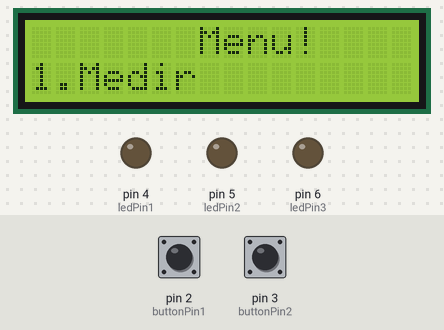
Simulated run of this sketch. Board: Arduino Uno, built with avr-gcc and run on an emulated ATmega328P. On the bench: 16×2 character LCD, output pins drawn as LEDs (lit = HIGH). The inputs (shaded band) are chosen by the test bench; at power-on: pin 2 (buttonPin1) HIGH, pin 3 (buttonPin2) HIGH.

Above: at 1.2 s.
1.3 s: pin 2 (buttonPin1) pulled LOW for 1 s
At 3.4 s:
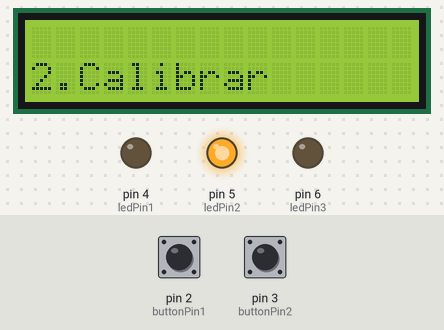
3.8 s: pin 3 (buttonPin2) pulled LOW for 0.15 s
At 4.2 s:
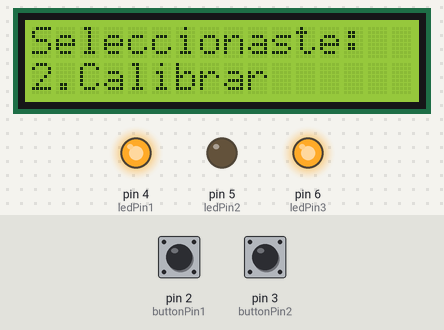
5.4 s: pin 2 (buttonPin1) pulled LOW for 0.15 s
At 6.2 s:
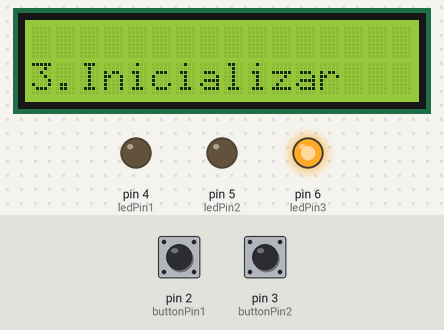
7.0 s: pin 3 (buttonPin2) pulled LOW for 1 s
At 8.0 s:
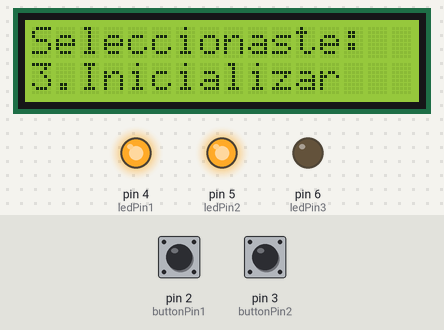
9.5 s: pin 2 (buttonPin1) pulled LOW for 3.2 s
At 13.5 s:
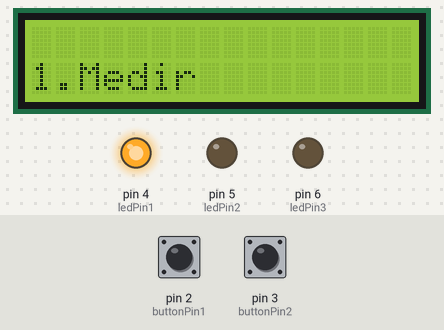
14.2 s: pin 3 (buttonPin2) pulled LOW for 0.15 s
At 15.8 s:
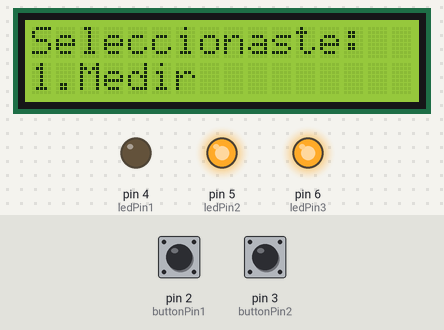
Timing chart, 0 to 16.8 s (numbered marks = the images above; inputs shaded):
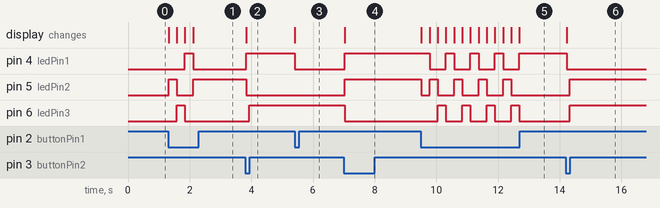

Measured:
- after the input at 1.3 s, pin 4 (ledPin1): LOW → HIGH after 0.55 s, → LOW 0.26 s later; pin 5 (ledPin2): LOW → HIGH at once, → LOW 0.27 s later, → HIGH 0.53 s later; pin 6 (ledPin3): LOW → HIGH after 0.28 s, → LOW 0.26 s later; the display: changes at once (image 1)
- after the input at 3.8 s, pin 4 (ledPin1): LOW → HIGH at once; pin 5 (ledPin2): HIGH → LOW at once; pin 6 (ledPin3): LOW → HIGH after 0.13 s; the display: changes at once (image 2)
- after the input at 5.4 s, pin 4 (ledPin1): HIGH → LOW at once; the display: changes at once (image 3)
- after the input at 7.0 s, pin 4 (ledPin1), pin 5 (ledPin2): LOW → HIGH at once; pin 6 (ledPin3): HIGH → LOW at once; the display: changes at once (image 4)
- after the input at 9.5 s, pin 4 (ledPin1): alternates HIGH for 0.26 s and LOW for 0.53 s, 8 changes in all, then stays HIGH, starting after 0.28 s; pin 5 (ledPin2): HIGH → LOW at once, then repeats every 0.80 s: HIGH 0.27 s, LOW 0.53 s, until it stays LOW from 12.4 s
- after the input at 14.2 s, pin 4 (ledPin1): HIGH → LOW at once; pin 5 (ledPin2), pin 6 (ledPin3): LOW → HIGH after 0.13 s; the display: changes at once (image 6)

The sketch:

displayLCD.ino
```cpp
#include <Wire.h>
#include <LiquidCrystal_I2C.h>

// Definir los pines de los botones y los LEDs
#define buttonPin1 2 //seleccion
#define buttonPin2 3 //confirmacion

#define ledPin1 4
#define ledPin2 5
#define ledPin3 6
// Crear una instancia del display LCD
LiquidCrystal_I2C lcd(0x27, 16, 2);

//Definir las opciones del menú
char option1[] = "1.Medir     ";
char option2[] = "2.Calibrar  ";
char option3[] = "3.Inicializar";
char* options[] = {option1, option2, option3};
int numOptions = 3;

// Definir el índice de la opción actual
int currentOption = 0;

void setup(){
  //Configurar los pines de los botones y los LEDs
  pinMode(buttonPin1, INPUT_PULLUP);  //BOTONES
  pinMode(buttonPin2, INPUT_PULLUP);

  pinMode(ledPin1, OUTPUT);
  pinMode(ledPin2, OUTPUT);
  pinMode(ledPin3, OUTPUT);

  //INICIALIZAR EL DISPLAY

    lcd.init();
    lcd.backlight();

    lcd.setCursor(7,0);
    lcd.print("Menu!");
    //mostrar el primer elemento del menu en el display

    lcd.setCursor(0,1);
    lcd.print(options[0]);
    digitalWrite(ledPin1, LOW);
}

void loop(){
  //verificamos si se ha pulsado el boton 1, el de seleccion

  if(digitalRead(buttonPin1) == LOW){
    //cambiar a la opcion siguiente
    currentOption = (currentOption + 1) % numOptions; // esta operación permite recorrer en bucle un conjunto de opciones, asegurándose de que la opción seleccionada siempre se encuentra dentro del rango disponible.

    //Actualizar el display con la nueva opcion
    lcd.clear();
    lcd.setCursor(0,1);
    lcd.print(options[currentOption]);

    //apagar todos los LEDs
    digitalWrite(ledPin1, LOW);
    digitalWrite(ledPin2, LOW);
    digitalWrite(ledPin3, LOW);

    //Encender el led correspondiente a la opcion actual
    if(currentOption == 0){
      digitalWrite(ledPin1,HIGH);
    } else if(currentOption == 1){
      digitalWrite(ledPin2,HIGH);
    } else if(currentOption == 2){
      digitalWrite(ledPin3,HIGH);
    }
    delay(250);
  }
  verBoton2();
}

void verBoton2(){

//verificamos si se ha pulsado el segundo boton

  if(digitalRead(buttonPin2) == LOW){
    //Mostrar la opcion seleccionada en el display

    //pinMode(buttonPin2);
    lcd.clear();
    lcd.setCursor(0,0);
    lcd.print("Seleccionaste:");
    lcd.setCursor(0,1);
    lcd.print(options[currentOption]);
    switchRe();
  }
}

int switchRe(){
    switch(currentOption) {
      case 0:
      led1();
        break;
      case 1:
      led2();
        break;
      case 2:
      led3();
        break;
      default:
        break;
     }
     return 0;
}

void led1(){
        digitalWrite(ledPin1, LOW);
        delay(100);
        digitalWrite(ledPin2, HIGH);
        digitalWrite(ledPin3, HIGH);
}
void led2(){
        digitalWrite(ledPin1, HIGH);
        digitalWrite(ledPin2, LOW);
        delay(100);
        digitalWrite(ledPin3, HIGH);
}
void led3(){
        digitalWrite(ledPin1, HIGH);
        digitalWrite(ledPin2, HIGH);
        digitalWrite(ledPin3, LOW);
        delay(100);
}
```
